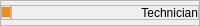
             <widget class="QFrame" name="frame_74">
              <property name="maximumSize">
               <size>
                <width>16777215</width>
                <height>26</height>
               </size>
              </property>
              <property name="frameShape">
               <enum>QFrame::StyledPanel</enum>
              </property>
              <property name="frameShadow">
               <enum>QFrame::Raised</enum>
              </property>
              <layout class="QGridLayout" name="gridLayout_78">
               <property name="leftMargin">
                <number>0</number>
               </property>
               <property name="topMargin">
                <number>0</number>
               </property>
               <property name="rightMargin">
                <number>0</number>
               </property>
               <property name="bottomMargin">
                <number>0</number>
               </property>
               <property name="spacing">
                <number>0</number>
               </property>
               <item row="0" column="0">
                <widget class="QFrame" name="frame_108">
                 <property name="maximumSize">
                  <size>
                   <width>10</width>
                   <height>26</height>
                  </size>
                 </property>
                 <property name="frameShape">
                  <enum>QFrame::StyledPanel</enum>
                 </property>
                 <property name="frameShadow">
                  <enum>QFrame::Raised</enum>
                 </property>
                 <layout class="QGridLayout" name="gridLayout_188">
                  <property name="leftMargin">
                   <number>0</number>
                  </property>
                  <property name="topMargin">
                   <number>0</number>
                  </property>
                  <property name="rightMargin">
                   <number>0</number>
                  </property>
                  <property name="bottomMargin">
                   <number>0</number>
                  </property>
                  <property name="spacing">
                   <number>0</number>
                  </property>
                  <item row="0" column="0">
                   <widget class="QLabel" name="label_115">
                    <property name="maximumSize">
                     <size>
                      <width>16777215</width>
                      <height>10</height>
                     </size>
                    </property>
                    <property name="styleSheet">
                     <string notr="true">background-color: #FF8A00;</string>
                    </property>
                    <property name="text">
                     <string/>
                    </property>
                   </widget>
                  </item>
                 </layout>
                </widget>
               </item>
               <item row="0" column="1">
                <widget class="QFrame" name="frame_107">
                 <property name="maximumSize">
                  <size>
                   <width>16777215</width>
                   <height>15</height>
                  </size>
                 </property>
                 <property name="frameShape">
                  <enum>QFrame::StyledPanel</enum>
                 </property>
                 <property name="frameShadow">
                  <enum>QFrame::Raised</enum>
                 </property>
                 <layout class="QGridLayout" name="gridLayout_184">
                  <property name="leftMargin">
                   <number>0</number>
                  </property>
                  <property name="topMargin">
                   <number>0</number>
                  </property>
                  <property name="rightMargin">
                   <number>0</number>
                  </property>
                  <property name="bottomMargin">
                   <number>0</number>
                  </property>
                  <property name="spacing">
                   <number>0</number>
                  </property>
                  <item row="0" column="0">
                   <widget class="QLabel" name="label_114">
                    <property name="maximumSize">
                     <size>
                      <width>16777215</width>
                      <height>26</height>
                     </size>
                    </property>
                    <property name="text">
                     <string>Technician</string>
                    </property>
                    <property name="alignment">
                     <set>Qt::AlignRight|Qt::AlignTrailing|Qt::AlignVCenter</set>
                    </property>
                   </widget>
                  </item>
                 </layout>
                </widget>
               </item>
              </layout>
             </widget>
